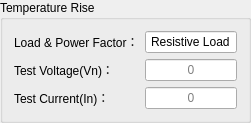
    <widget class="QGroupBox" name="groupBox_8">
     <property name="geometry">
      <rect>
       <x>30</x>
       <y>410</y>
       <width>251</width>
       <height>111</height>
      </rect>
     </property>
     <property name="font">
      <font>
       <weight>50</weight>
       <bold>false</bold>
      </font>
     </property>
     <property name="styleSheet">
      <string notr="true"/>
     </property>
     <property name="title">
      <string>Temperature Rise</string>
     </property>
     <layout class="QGridLayout" name="gridLayout_2">
      <item row="1" column="1">
       <widget class="QLineEdit" name="lineEditVn_t_1">
        <property name="focusPolicy">
         <enum>Qt::NoFocus</enum>
        </property>
        <property name="text">
         <string/>
        </property>
        <property name="alignment">
         <set>Qt::AlignCenter</set>
        </property>
        <property name="readOnly">
         <bool>true</bool>
        </property>
        <property name="placeholderText">
         <string>0</string>
        </property>
       </widget>
      </item>
      <item row="1" column="0">
       <widget class="QLabel" name="label_19">
        <property name="toolTip">
         <string>V</string>
        </property>
        <property name="styleSheet">
         <string notr="true"/>
        </property>
        <property name="text">
         <string>Test Voltage(Vn)：</string>
        </property>
        <property name="alignment">
         <set>Qt::AlignLeading|Qt::AlignLeft|Qt::AlignVCenter</set>
        </property>
       </widget>
      </item>
      <item row="2" column="0">
       <widget class="QLabel" name="label_20">
        <property name="toolTip">
         <string>A</string>
        </property>
        <property name="styleSheet">
         <string notr="true"/>
        </property>
        <property name="text">
         <string>Test Current(In)：</string>
        </property>
        <property name="alignment">
         <set>Qt::AlignLeading|Qt::AlignLeft|Qt::AlignVCenter</set>
        </property>
       </widget>
      </item>
      <item row="2" column="1">
       <widget class="QLineEdit" name="lineEditIn_t_1">
        <property name="focusPolicy">
         <enum>Qt::NoFocus</enum>
        </property>
        <property name="alignment">
         <set>Qt::AlignCenter</set>
        </property>
        <property name="readOnly">
         <bool>true</bool>
        </property>
        <property name="placeholderText">
         <string>0</string>
        </property>
       </widget>
      </item>
      <item row="0" column="0">
       <widget class="QLabel" name="label_13">
        <property name="styleSheet">
         <string notr="true"/>
        </property>
        <property name="text">
         <string>Load &amp; Power Factor：</string>
        </property>
        <property name="alignment">
         <set>Qt::AlignLeading|Qt::AlignLeft|Qt::AlignVCenter</set>
        </property>
       </widget>
      </item>
      <item row="0" column="1">
       <widget class="QLineEdit" name="lineEditRn_1">
        <property name="focusPolicy">
         <enum>Qt::NoFocus</enum>
        </property>
        <property name="text">
         <string>Resistive Load</string>
        </property>
        <property name="echoMode">
         <enum>QLineEdit::Normal</enum>
        </property>
        <property name="alignment">
         <set>Qt::AlignCenter</set>
        </property>
        <property name="readOnly">
         <bool>true</bool>
        </property>
       </widget>
      </item>
     </layout>
    </widget>
